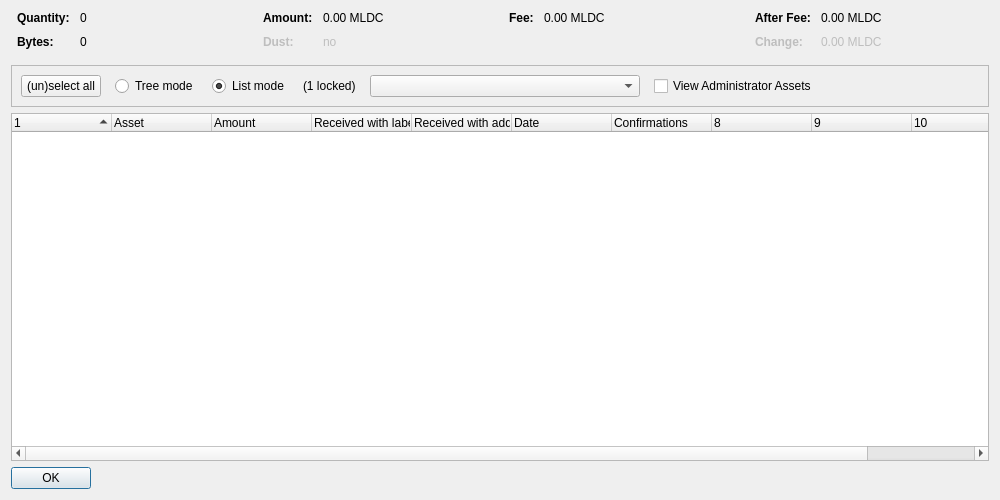
<?xml version="1.0" encoding="UTF-8"?>
<ui version="4.0">
 <class>AssetControlDialog</class>
 <widget class="QDialog" name="AssetControlDialog">
  <property name="geometry">
   <rect>
    <x>0</x>
    <y>0</y>
    <width>1000</width>
    <height>500</height>
   </rect>
  </property>
  <property name="windowTitle">
   <string>Asset Selection</string>
  </property>
  <layout class="QVBoxLayout" name="verticalLayout">
   <item>
    <layout class="QHBoxLayout" name="horizontalLayoutTop" stretch="0,0,0,0">
     <property name="topMargin">
      <number>0</number>
     </property>
     <property name="bottomMargin">
      <number>10</number>
     </property>
     <item>
      <layout class="QFormLayout" name="formLayoutAssetControl1">
       <property name="horizontalSpacing">
        <number>10</number>
       </property>
       <property name="verticalSpacing">
        <number>10</number>
       </property>
       <property name="leftMargin">
        <number>6</number>
       </property>
       <property name="rightMargin">
        <number>6</number>
       </property>
       <item row="0" column="0">
        <widget class="QLabel" name="labelAssetControlQuantityText">
         <property name="font">
          <font>
           <weight>75</weight>
           <bold>true</bold>
          </font>
         </property>
         <property name="text">
          <string>Quantity:</string>
         </property>
        </widget>
       </item>
       <item row="0" column="1">
        <widget class="QLabel" name="labelAssetControlQuantity">
         <property name="cursor">
          <cursorShape>IBeamCursor</cursorShape>
         </property>
         <property name="contextMenuPolicy">
          <enum>Qt::ActionsContextMenu</enum>
         </property>
         <property name="text">
          <string notr="true">0</string>
         </property>
         <property name="textInteractionFlags">
          <set>Qt::LinksAccessibleByMouse|Qt::TextSelectableByKeyboard|Qt::TextSelectableByMouse</set>
         </property>
        </widget>
       </item>
       <item row="1" column="0">
        <widget class="QLabel" name="labelAssetControlBytesText">
         <property name="font">
          <font>
           <weight>75</weight>
           <bold>true</bold>
          </font>
         </property>
         <property name="text">
          <string>Bytes:</string>
         </property>
        </widget>
       </item>
       <item row="1" column="1">
        <widget class="QLabel" name="labelAssetControlBytes">
         <property name="cursor">
          <cursorShape>IBeamCursor</cursorShape>
         </property>
         <property name="contextMenuPolicy">
          <enum>Qt::ActionsContextMenu</enum>
         </property>
         <property name="text">
          <string notr="true">0</string>
         </property>
         <property name="textInteractionFlags">
          <set>Qt::LinksAccessibleByMouse|Qt::TextSelectableByKeyboard|Qt::TextSelectableByMouse</set>
         </property>
        </widget>
       </item>
      </layout>
     </item>
     <item>
      <layout class="QFormLayout" name="formLayoutAssetControl2">
       <property name="horizontalSpacing">
        <number>10</number>
       </property>
       <property name="verticalSpacing">
        <number>10</number>
       </property>
       <property name="leftMargin">
        <number>6</number>
       </property>
       <property name="rightMargin">
        <number>6</number>
       </property>
       <item row="0" column="0">
        <widget class="QLabel" name="labelAssetControlAmountText">
         <property name="font">
          <font>
           <weight>75</weight>
           <bold>true</bold>
          </font>
         </property>
         <property name="text">
          <string>Amount:</string>
         </property>
        </widget>
       </item>
       <item row="0" column="1">
        <widget class="QLabel" name="labelAssetControlAmount">
         <property name="cursor">
          <cursorShape>IBeamCursor</cursorShape>
         </property>
         <property name="contextMenuPolicy">
          <enum>Qt::ActionsContextMenu</enum>
         </property>
         <property name="text">
          <string notr="true">0.00 MLDC</string>
         </property>
         <property name="textInteractionFlags">
          <set>Qt::LinksAccessibleByMouse|Qt::TextSelectableByKeyboard|Qt::TextSelectableByMouse</set>
         </property>
        </widget>
       </item>
       <item row="1" column="0">
        <widget class="QLabel" name="labelAssetControlLowOutputText">
         <property name="enabled">
          <bool>false</bool>
         </property>
         <property name="font">
          <font>
           <weight>75</weight>
           <bold>true</bold>
          </font>
         </property>
         <property name="text">
          <string>Dust:</string>
         </property>
        </widget>
       </item>
       <item row="1" column="1">
        <widget class="QLabel" name="labelAssetControlLowOutput">
         <property name="enabled">
          <bool>false</bool>
         </property>
         <property name="cursor">
          <cursorShape>IBeamCursor</cursorShape>
         </property>
         <property name="contextMenuPolicy">
          <enum>Qt::ActionsContextMenu</enum>
         </property>
         <property name="text">
          <string notr="true">no</string>
         </property>
         <property name="textInteractionFlags">
          <set>Qt::LinksAccessibleByMouse|Qt::TextSelectableByKeyboard|Qt::TextSelectableByMouse</set>
         </property>
        </widget>
       </item>
      </layout>
     </item>
     <item>
      <layout class="QFormLayout" name="formLayoutAssetControl3">
       <property name="horizontalSpacing">
        <number>10</number>
       </property>
       <property name="verticalSpacing">
        <number>10</number>
       </property>
       <property name="leftMargin">
        <number>6</number>
       </property>
       <property name="rightMargin">
        <number>6</number>
       </property>
       <item row="0" column="0">
        <widget class="QLabel" name="labelAssetControlFeeText">
         <property name="font">
          <font>
           <weight>75</weight>
           <bold>true</bold>
          </font>
         </property>
         <property name="text">
          <string>Fee:</string>
         </property>
        </widget>
       </item>
       <item row="0" column="1">
        <widget class="QLabel" name="labelAssetControlFee">
         <property name="cursor">
          <cursorShape>IBeamCursor</cursorShape>
         </property>
         <property name="contextMenuPolicy">
          <enum>Qt::ActionsContextMenu</enum>
         </property>
         <property name="text">
          <string notr="true">0.00 MLDC</string>
         </property>
         <property name="textInteractionFlags">
          <set>Qt::LinksAccessibleByMouse|Qt::TextSelectableByKeyboard|Qt::TextSelectableByMouse</set>
         </property>
        </widget>
       </item>
      </layout>
     </item>
     <item>
      <layout class="QFormLayout" name="formLayoutAssetControl4">
       <property name="horizontalSpacing">
        <number>10</number>
       </property>
       <property name="verticalSpacing">
        <number>10</number>
       </property>
       <property name="leftMargin">
        <number>6</number>
       </property>
       <property name="rightMargin">
        <number>6</number>
       </property>
       <item row="0" column="0">
        <widget class="QLabel" name="labelAssetControlAfterFeeText">
         <property name="font">
          <font>
           <weight>75</weight>
           <bold>true</bold>
          </font>
         </property>
         <property name="text">
          <string>After Fee:</string>
         </property>
        </widget>
       </item>
       <item row="0" column="1">
        <widget class="QLabel" name="labelAssetControlAfterFee">
         <property name="cursor">
          <cursorShape>IBeamCursor</cursorShape>
         </property>
         <property name="contextMenuPolicy">
          <enum>Qt::ActionsContextMenu</enum>
         </property>
         <property name="text">
          <string notr="true">0.00 MLDC</string>
         </property>
         <property name="textInteractionFlags">
          <set>Qt::LinksAccessibleByMouse|Qt::TextSelectableByKeyboard|Qt::TextSelectableByMouse</set>
         </property>
        </widget>
       </item>
       <item row="1" column="0">
        <widget class="QLabel" name="labelAssetControlChangeText">
         <property name="enabled">
          <bool>false</bool>
         </property>
         <property name="font">
          <font>
           <weight>75</weight>
           <bold>true</bold>
          </font>
         </property>
         <property name="text">
          <string>Change:</string>
         </property>
        </widget>
       </item>
       <item row="1" column="1">
        <widget class="QLabel" name="labelAssetControlChange">
         <property name="enabled">
          <bool>false</bool>
         </property>
         <property name="cursor">
          <cursorShape>IBeamCursor</cursorShape>
         </property>
         <property name="contextMenuPolicy">
          <enum>Qt::ActionsContextMenu</enum>
         </property>
         <property name="text">
          <string notr="true">0.00 MLDC</string>
         </property>
         <property name="textInteractionFlags">
          <set>Qt::LinksAccessibleByMouse|Qt::TextSelectableByKeyboard|Qt::TextSelectableByMouse</set>
         </property>
        </widget>
       </item>
      </layout>
     </item>
    </layout>
   </item>
   <item>
    <widget class="QFrame" name="frame">
     <property name="minimumSize">
      <size>
       <width>0</width>
       <height>40</height>
      </size>
     </property>
     <property name="frameShape">
      <enum>QFrame::StyledPanel</enum>
     </property>
     <property name="frameShadow">
      <enum>QFrame::Sunken</enum>
     </property>
     <layout class="QHBoxLayout" name="horizontalLayout">
      <item>
       <layout class="QHBoxLayout" name="horizontalLayoutPanel" stretch="0,0,0,0,0,0,0">
        <property name="spacing">
         <number>14</number>
        </property>
        <item>
         <widget class="QPushButton" name="pushButtonSelectAll">
          <property name="sizePolicy">
           <sizepolicy hsizetype="Maximum" vsizetype="Fixed">
            <horstretch>0</horstretch>
            <verstretch>0</verstretch>
           </sizepolicy>
          </property>
          <property name="text">
           <string>(un)select all</string>
          </property>
          <property name="autoDefault">
           <bool>false</bool>
          </property>
         </widget>
        </item>
        <item>
         <widget class="QRadioButton" name="radioTreeMode">
          <property name="sizePolicy">
           <sizepolicy hsizetype="Maximum" vsizetype="Fixed">
            <horstretch>0</horstretch>
            <verstretch>0</verstretch>
           </sizepolicy>
          </property>
          <property name="text">
           <string>Tree mode</string>
          </property>
         </widget>
        </item>
        <item>
         <widget class="QRadioButton" name="radioListMode">
          <property name="sizePolicy">
           <sizepolicy hsizetype="Maximum" vsizetype="Fixed">
            <horstretch>0</horstretch>
            <verstretch>0</verstretch>
           </sizepolicy>
          </property>
          <property name="text">
           <string>List mode</string>
          </property>
          <property name="checked">
           <bool>true</bool>
          </property>
         </widget>
        </item>
        <item>
         <widget class="QLabel" name="labelLocked">
          <property name="text">
           <string notr="true">(1 locked)</string>
          </property>
         </widget>
        </item>
        <item>
         <widget class="QComboBox" name="assetList">
          <property name="minimumContentsLength">
           <number>30</number>
          </property>
         </widget>
        </item>
        <item>
         <widget class="QCheckBox" name="viewAdministrator">
          <property name="toolTip">
           <string>View assets that you have the ownership asset for</string>
          </property>
          <property name="text">
           <string>View Administrator Assets</string>
          </property>
         </widget>
        </item>
        <item>
         <spacer name="horizontalSpacer">
          <property name="orientation">
           <enum>Qt::Horizontal</enum>
          </property>
          <property name="sizeHint" stdset="0">
           <size>
            <width>40</width>
            <height>20</height>
           </size>
          </property>
         </spacer>
        </item>
       </layout>
      </item>
     </layout>
    </widget>
   </item>
   <item>
    <widget class="AssetControlTreeWidget" name="treeWidget">
     <property name="contextMenuPolicy">
      <enum>Qt::CustomContextMenu</enum>
     </property>
     <property name="sortingEnabled">
      <bool>false</bool>
     </property>
     <property name="columnCount">
      <number>11</number>
     </property>
     <attribute name="headerShowSortIndicator" stdset="0">
      <bool>true</bool>
     </attribute>
     <attribute name="headerStretchLastSection">
      <bool>false</bool>
     </attribute>
     <column>
      <property name="text">
       <string/>
      </property>
     </column>
     <column>
      <property name="text">
       <string>Asset</string>
      </property>
     </column>
     <column>
      <property name="text">
       <string>Amount</string>
      </property>
     </column>
     <column>
      <property name="text">
       <string>Received with label</string>
      </property>
     </column>
     <column>
      <property name="text">
       <string>Received with address</string>
      </property>
     </column>
     <column>
      <property name="text">
       <string>Date</string>
      </property>
     </column>
     <column>
      <property name="text">
       <string>Confirmations</string>
      </property>
      <property name="toolTip">
       <string>Confirmed</string>
      </property>
     </column>
     <column>
      <property name="text">
       <string/>
      </property>
     </column>
     <column>
      <property name="text">
       <string/>
      </property>
     </column>
     <column>
      <property name="text">
       <string/>
      </property>
     </column>
     <column>
      <property name="text">
       <string/>
      </property>
     </column>
    </widget>
   </item>
   <item>
    <widget class="QDialogButtonBox" name="buttonBox">
     <property name="sizePolicy">
      <sizepolicy hsizetype="Maximum" vsizetype="Fixed">
       <horstretch>0</horstretch>
       <verstretch>0</verstretch>
      </sizepolicy>
     </property>
     <property name="orientation">
      <enum>Qt::Horizontal</enum>
     </property>
     <property name="standardButtons">
      <set>QDialogButtonBox::Ok</set>
     </property>
    </widget>
   </item>
  </layout>
 </widget>
 <customwidgets>
  <customwidget>
   <class>AssetControlTreeWidget</class>
   <extends>QTreeWidget</extends>
   <header location="global">assetcontroltreewidget.h</header>
  </customwidget>
 </customwidgets>
 <resources/>
 <connections/>
</ui>
